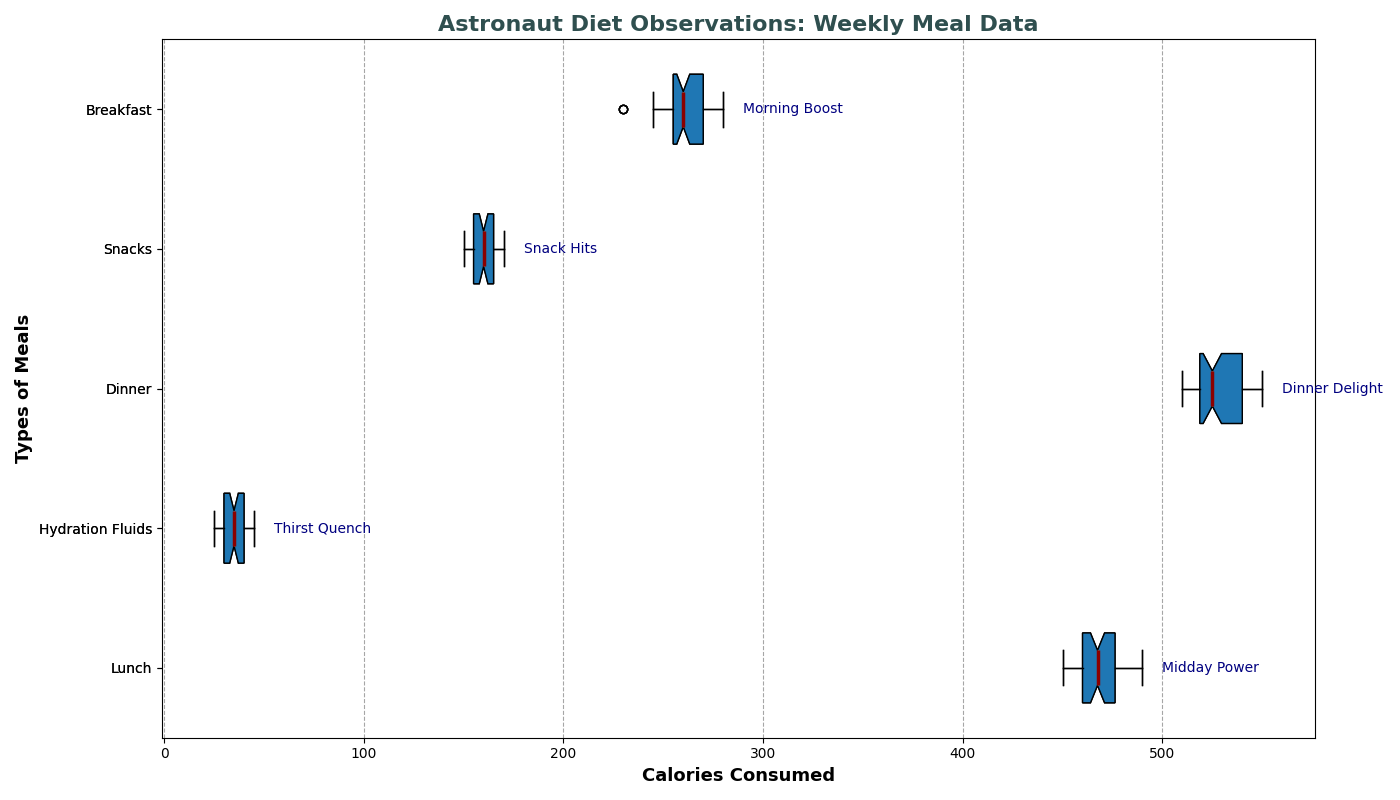

Write the Python code that produced this figure.
import matplotlib.pyplot as plt
import numpy as np

meal_types = ['Lunch', 'Hydration Fluids', 'Dinner', 'Snacks', 'Breakfast']

calorie_intake = [
    [465, 470, 490, 450, 480, 455, 465, 475, 450, 480, 490, 475, 460, 460, 450, 475, 480, 465, 460, 450, 475, 480, 460, 490, 465, 475, 480, 460, 450, 475, 460, 475, 450, 460, 470, 480, 475, 460, 480, 450, 460, 470, 490, 465, 455, 470, 450, 480, 455, 465, 480, 475],
    [32, 28, 25, 40, 35, 45, 30, 32, 28, 42, 35, 40, 32, 30, 25, 45, 40, 35, 32, 30, 32, 35, 40, 30, 45, 35, 40, 40, 35, 30, 35, 32, 35, 25, 32, 40, 38, 35, 32, 30, 40, 40, 35, 32, 30, 28, 40, 35, 32, 35, 30, 40],
    [520, 530, 515, 540, 525, 510, 550, 520, 510, 550, 540, 525, 515, 520, 510, 525, 540, 520, 510, 535, 520, 535, 540, 525, 520, 510, 540, 550, 510, 535, 520, 535, 540, 510, 545, 525, 540, 535, 520, 510, 530, 540, 530, 515, 515, 540, 520, 540, 515, 525, 530, 520],
    [160, 155, 150, 170, 165, 160, 155, 160, 150, 165, 170, 165, 160, 155, 150, 165, 170, 155, 150, 160, 155, 165, 170, 155, 150, 165, 160, 165, 155, 150, 165, 155, 165, 150, 170, 155, 165, 160, 155, 150, 160, 170, 165, 155, 150, 170, 155, 165, 150, 155, 160, 150],
    [250, 260, 245, 230, 260, 255, 270, 255, 250, 265, 275, 270, 280, 245, 250, 230, 255, 260, 250, 265, 270, 270, 255, 250, 255, 275, 260, 265, 250, 255, 260, 270, 270, 275, 280, 260, 255, 250, 265, 275, 255, 270, 270, 275, 250, 255, 270, 265, 275, 280, 255, 260]
]

fig, ax = plt.subplots(figsize=(14, 8))

boxplot = ax.boxplot(calorie_intake, vert=False, patch_artist=True, labels=meal_types, notch=True)

single_color = '#66B3FF'
for patch in boxplot['boxes']:
    patch.set_facecolor(single_color)

medianprops = dict(linestyle='-', linewidth=2.5, color='darkred')
ax.boxplot(calorie_intake, vert=False, patch_artist=True, labels=meal_types, notch=True, 
           medianprops=medianprops)

plt.title('Astronaut Diet Observations: Weekly Meal Data', fontsize=16, fontweight='bold', color='darkslategray')
plt.ylabel('Types of Meals', fontsize=13, fontweight='bold')
plt.xlabel('Calories Consumed', fontsize=13, fontweight='bold')

ax.xaxis.grid(True, linestyle='--', which='major', color='grey', alpha=0.7)

annotations = ["Midday Power", "Thirst Quench", 
               "Dinner Delight", "Snack Hits", 
               "Morning Boost"]
for i, annotation in enumerate(annotations):
    ax.text(max(calorie_intake[i]) + 10, i + 1, annotation, ha='left', va='center', 
            fontsize=10, color='navy')

plt.tight_layout()
plt.show()
